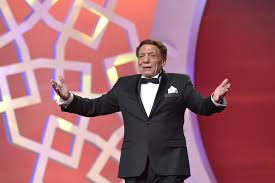
#> input picture Core Operations/elzaeem.jpg, 275 x 183 px
$ python 'Basic Operations on Images.py'
#> lines starting #> are read from the running program, lines starting #| are printed output that depends on the picture
"""
Goal
Learn to:
• Access pixel values and modify them
• Access image properties
• Setting Region of Image (ROI)
• Splitting and Merging images
Almost all the operations in this section is mainly related to Numpy rather than OpenCV. A good knowledge
of Numpy is required to write better optimized code with OpenCV.
( Examples will be shown in Python terminal since most of them are just single line codes )
"""
import cv2
import numpy as np
from matplotlib import pyplot as plt
BLUE = [255,0,0]
img1 = cv2.imread('elzaeem.jpg')
#> img1 is the input picture: shape (183, 275, 3); mean B, G, R 110.1, 99.8, 160.6
replicate = cv2.copyMakeBorder(img1,10,10,10,10,cv2.BORDER_REPLICATE)
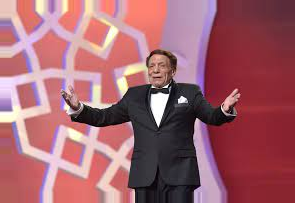
#> replicate: shape (203, 295, 3); mean B, G, R 109.8, 99.8, 161.9
reflect = cv2.copyMakeBorder(img1,10,10,10,10,cv2.BORDER_REFLECT)
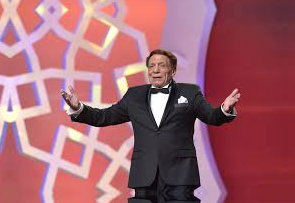
#> reflect: shape (203, 295, 3); mean B, G, R 109.9, 99.7, 161.9
reflect101 = cv2.copyMakeBorder(img1,10,10,10,10,cv2.BORDER_REFLECT_101)
wrap = cv2.copyMakeBorder(img1,10,10,10,10,cv2.BORDER_WRAP)
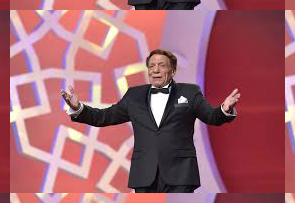
#> wrap: shape (203, 295, 3); mean B, G, R 109.9, 99.7, 161.9
constant= cv2.copyMakeBorder(img1,10,10,10,10,cv2.BORDER_CONSTANT,value=BLUE)
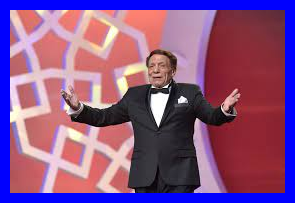
#> constant: shape (203, 295, 3); mean B, G, R 133.2, 83.9, 135
plt.subplot(231),plt.imshow(img1,'gray'),plt.title('ORIGINAL')
plt.subplot(232),plt.imshow(replicate,'gray'),plt.title('REPLICATE')
plt.subplot(233),plt.imshow(reflect,'gray'),plt.title('REFLECT')
plt.subplot(234),plt.imshow(reflect101,'gray'),plt.title('REFLECT_101')
plt.subplot(235),plt.imshow(wrap,'gray'),plt.title('WRAP')
plt.subplot(236),plt.imshow(constant,'gray'),plt.title('CONSTANT')
plt.show()
#> figure, not shown here; B, G, R data is drawn as R, G, B
